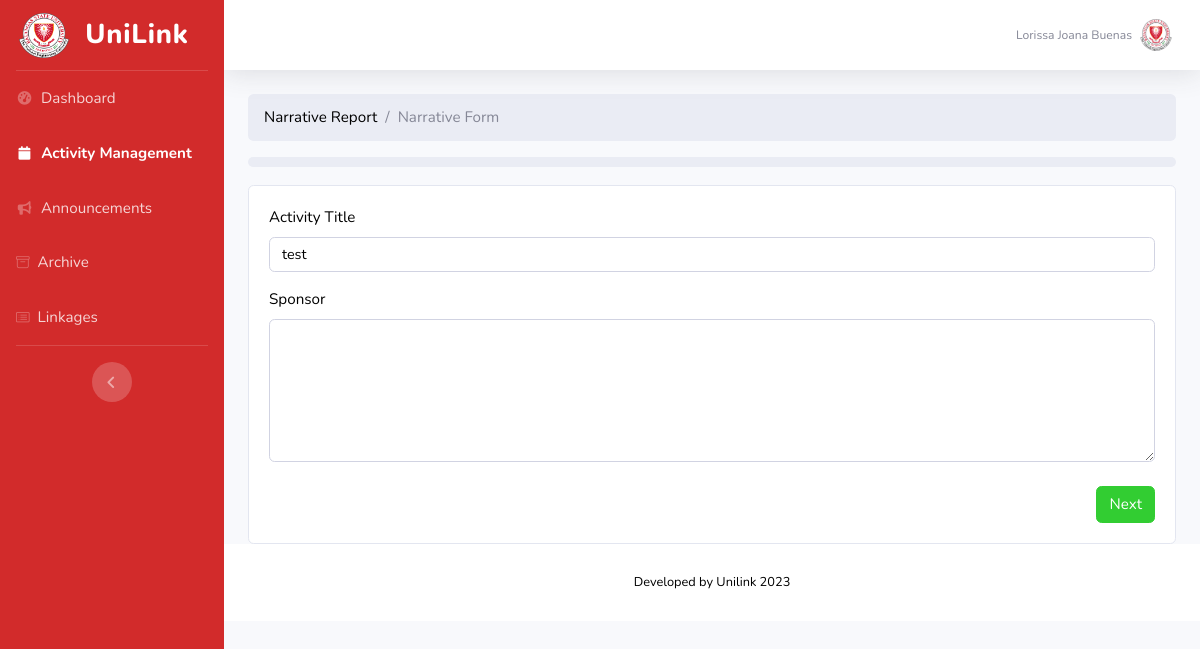
The app's page /FACULTY_ASSOCDEAN/report.php?id=11c2cb25-87c7-11ee-bb2f-f80dac465db8 (signed in), older data.
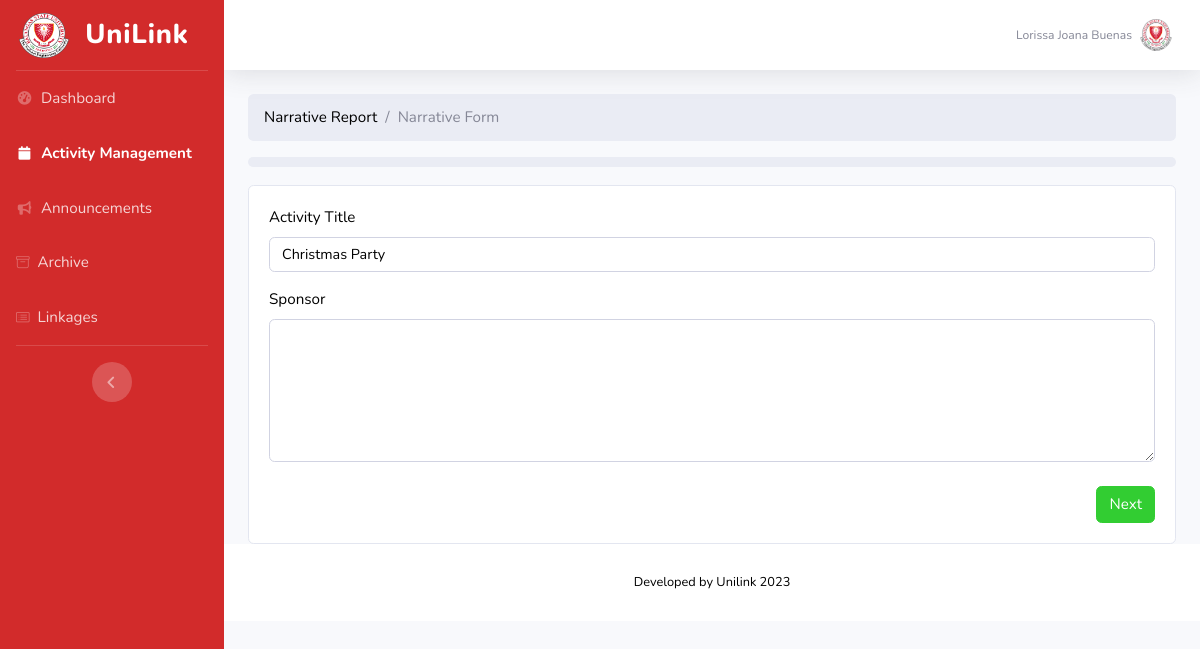
The same page, newer data.
### tables this page shows
CREATE TABLE `users` (
  `id` int(11) NOT NULL,
  `title` varchar(100) NOT NULL,
  `first_name` varchar(100) NOT NULL,
  `mid_name` varchar(100) NOT NULL,
  `last_name` varchar(100) NOT NULL,
  `sex` varchar(25) NOT NULL,
  `email` varchar(100) NOT NULL,
  `campus` varchar(255) NOT NULL,
  `college_abbrev` varchar(255) NOT NULL,
  `pass` varchar(255) NOT NULL,
  `privelege` varchar(25) NOT NULL,
  `profile_pic` varchar(200) DEFAULT NULL
);

CREATE TABLE `activityform` (
  `id` varchar(255) NOT NULL DEFAULT uuid(),
  `activity_title` varchar(255) DEFAULT NULL,
  `campus` varchar(255) DEFAULT NULL,
  `college` varchar(100) DEFAULT NULL,
  `program` varchar(100) DEFAULT NULL,
  `partner_type` varchar(100) DEFAULT NULL,
  `partner` varchar(100) DEFAULT NULL,
  `start_date` date DEFAULT NULL,
  `end_date` date DEFAULT NULL,
  `rationale` mediumtext DEFAULT NULL,
  `objective` mediumtext DEFAULT NULL,
  `budget` varchar(100) DEFAULT NULL
);

### FACULTY_ASSOCDEAN/report.php (the view, shortened to what this page needs)
<?php
  include "../db.php";
  $activityID = $_GET['id'];
  $sql = "SELECT * FROM activityform WHERE id = '$activityID'";
  $result = $conn->query($sql);
  $activityRow = $result->fetch_assoc();
  $userID = $_SESSION['id'];
  $sql = "SELECT * FROM users WHERE id = $userID";
  $result = $conn->query($sql);
  $userRow = $result->fetch_assoc();
?>
<html lang="en">
  <head>
    <link href="vendor/fontawesome-free/css/all.min.css" rel="stylesheet" type="text/css">
    <link rel="stylesheet" href="https://cdn.jsdelivr.net/npm/bootstrap@4.6.2/dist/css/bootstrap.min.css">
    <link href="css/sb-admin-2.min.css" rel="stylesheet">
    <link rel="stylesheet" href="https://cdn.jsdelivr.net/npm/bootstrap-icons@1.11.2/font/bootstrap-icons.min.css">
  </head>
  <body id="page-top">
    <div id="wrapper">
      <ul class="navbar-nav bg-gradient-primary sidebar sidebar-dark accordion" id="accordionSidebar">
        <a class="sidebar-brand d-flex align-items-center justify-content-center" href="index.php">
          <img src="../imgs/BSU.png" height="45" width="50">
          <div class="sidebar-brand-text mx-3">UniLink</div>
        </a>
        <hr class="sidebar-divider my-0">
        <li class="nav-item">
          <a class="nav-link" href="index.php">
            <i class="fas fa-fw fa-tachometer-alt"></i>
            <span>Dashboard</span>
          </a>
        </li>
        <li class="nav-item active">
          <a class="nav-link" href="ui-formsPreview.php">
            <i class="fas fa-fw fa-calendar"></i>
            <span>Activity Management</span>
          </a>
        </li>
        <li class="nav-item">
          <a class="nav-link" href="ui-announcement.php">
            <i class="fas fa-fw fa-bullhorn"></i>
            <span>Announcements</span>
          </a>
        </li>
        <li class="nav-item">
          <a class="nav-link" href="docu_repo.php">
            <i class="bi bi-archive"></i>
            <span>Archive</span>
          </a>
        </li>
        <li class="nav-item">
            <a class="nav-link" href="partners.php">
                <i class="bi bi-card-list"></i>
                <span>Linkages</span></a>
        </li>
        <hr class="sidebar-divider">
        <div class="text-center d-none d-md-inline">
          <button class="rounded-circle border-0" id="sidebarToggle"></button>
        </div>
      </ul>
      <div id="content-wrapper" class="d-flex flex-column">
        <div id="content">
          <nav class="navbar navbar-expand navbar-light bg-white topbar mb-4 static-top shadow">
            <ul class="navbar-nav ml-auto">
              <li class="nav-item dropdown no-arrow">
                <a class="nav-link dropdown-toggle" href="#" id="userDropdown" role="button" data-toggle="dropdown" aria-haspopup="true" aria-expanded="false">
                <span class="mr-2 d-none d-lg-inline text-gray-600 small"><?=$userRow['first_name']." ".$userRow['last_name']?></span>
                                <img class="img-profile rounded-circle"
                                    src="imgs/<?php if($userRow['profile_pic'] == '') {echo "BSU.png";} else {echo $userRow['profile_pic'];}?>">
                            </a>
              </li>
            </ul>
          </nav>
          <form method="post" action="add.narrative.report.php" id="inputForm">
            <div class="container-fluid">
              <nav aria-label="breadcrumb">
                <ol class="breadcrumb">
                  <li class="breadcrumb-item">
                    <a href="ui-formsPreview.php">Narrative Report</a>
                  </li>
                  <li class="breadcrumb-item active" aria-current="page">Narrative Form</li>
                </ol>
              </nav>
              <div class="progress">
              </div>
              <div class="card">
                <div class="card-body">
                  <div id="step1">
                    <div class="form-group">
                      <label for="activityName">Activity Title</label>
                      <input type="text" class="form-control outline" id="activityName" name="activityName" value="<?=$activityRow['activity_title']?>">
                    </div>
                    <div class="form-group">
                      <label for="objectives">Sponsor</label>
                      <textarea class="form-control" id="editor1" name="sponsor" rows="6"></textarea>
                    </div>
                    <div class="text-right mt-4">
                      <button type="button" class="btn btn-primary" id="nextStep1">Next</button>
                    </div>
                  </div>
                </div>
              </div>
            </div>
              <footer class="sticky-footer bg-white">
                <div class="container my-auto">
                  <div class="copyright text-center my-auto">
                    <span>Developed by Unilink 2023</span>
                  </div>
                </div>
              </footer>
            </div>
<?php
    include 'footer.php';
?>

### FACULTY_ASSOCDEAN/footer.php (shortened to what this page needs)
</body>
</html>

### FACULTY_ASSOCDEAN/report.php (style rules this page uses)
.progress { height: 10px; margin-bottom: 10px; }

Row changes from the older to the newer data that the page shows:
changed activityform: activityName "test" → "Christmas Party"
